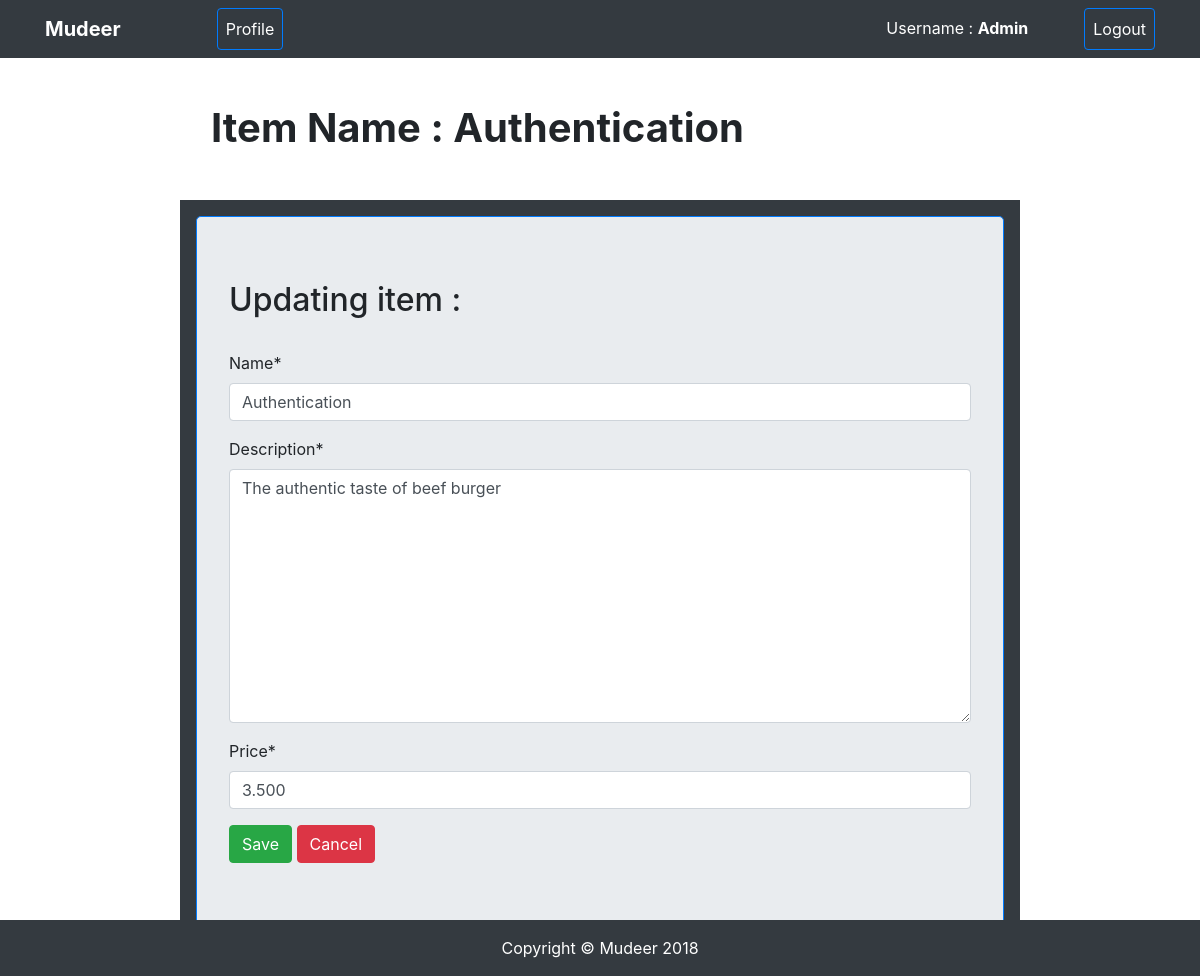
Page /update_item/91/ (signed in) on the committed database.
### POSsystem/models.py (models this page shows, shortened)
class Item(models.Model):
	category = models.ForeignKey(Category, on_delete=models.CASCADE)
	name = models.CharField(max_length=25)
	description = models.TextField()
	price = models.DecimalField(max_digits=5, decimal_places=3)

### POSsystem/views.py (the view, shortened to what this page needs)
# urls.py: path('update_item/<int:item_id>/', views.updateItem, name='update_item'),
def updateItem(request, item_id):
	item_obj = Item.objects.get(id=item_id)
	if not(request.user.is_staff or request.user==item_obj.category.restaurant.owner):
		raise Http404("You don't have permission")
	form = ItemForm(instance=item_obj)
	context = {
		"form": form,
		"item_obj": item_obj,
	}
	return render(request, 'update_item.html', context)

### POSsystem/forms.py
class ItemForm(forms.ModelForm):
	class Meta:
		model = Item
		fields = '__all__'
		exclude =['category']

### POSsystem/templates/update_item.html (shortened to what this page needs)
{% extends "base.html" %}
{% load crispy_forms_tags %}
{% block content %}
<div class="container">
	<div class="col-md-12">
		<h1 class="mt-5 ml-3"><strong>Item Name : {{item_obj.name}}</strong></h1>
	</div>
	<br>
	<div class="col-md-12 bg-dark mt-3 md-3 px-3 p-3">
		<form class="jumbotron border border-primary" action="{% url 'update_item' item_id=item_obj.id %}" method="POST">
			<h2> Updating item :</h2>
	<br>
		{{form|crispy}}
		<input type="submit" name="create" value="Save" class="btn btn-success">
		<input type='submit' name="cancel" value="Cancel" class="btn btn-danger">
	</form>
</div>
</div>
{% endblock content %}

### POSsystem/templates/base.html (shortened to what this page needs)
<!DOCTYPE html>
<html lang="en">
{% load static %}
  <head>
    <link href="{% static 'vendor/bootstrap/css/bootstrap.min.css' %}" rel="stylesheet">
    <link href="{% static 'css/shop-homepage.css' %}" rel="stylesheet">
    <link rel="stylesheet" href="https://use.fontawesome.com/releases/v5.0.11/css/all.css">
  </head>
  <body>
    <nav class="navbar navbar-expand-lg navbar-dark bg-dark fixed-top ">
      <div class="container">
        <a class="navbar-brand mr-5" href="{% url 'welcome' %}"><strong>Mudeer</strong></a>
        <ul class="navbar-nav ml-5 ">
            <li class="nav-item active">
              <a class="nav-link btn btn-outline-primary" href="{% url 'profile_page' %}">Profile
              </a>
            </li>
          </ul>
        <div class="collapse navbar-collapse" id="navbarResponsive">
          <ul class="nav navbar-nav navbar-right ml-auto">
          {% if not user.is_authenticated %}
            <li class="nav-item">
              <a class="nav-link btn btn-outline-primary text-white" href="{% url 'register' %}">Register</a>
            </li>
            <li class="nav-item">
              <a class="nav-link btn btn-outline-primary text-white ml-3" href="{% url 'login' %}">Login</a>
            </li>
            {% else %}
            <li class="nav-item mr-5">
              <a class="nav-link text-white ml-5">Username : <strong>{{user.username}}</strong> </a>
            </li>
            <li class="nav-item">
              <a class="nav-link btn btn-outline-primary text-white" href="{% url 'logout' %}">Logout</a>
            </li>
          </ul>
          {% endif %}
        </div>
      </div>
    </nav>
    <div class="container col-md-9" >
    {% block content %}
    {% endblock content %}
    </div>
    <div class="row">
    <footer class="mt-5 bg-dark col-md-12 col-sm-12 sticky-bottom" >
      <div class="container">
        <p class="text-center text-white mt-3">Copyright &copy; Mudeer 2018</p>
      </div>
    </footer>
    </div>
  </body>
</html>

### POSsystem/static/css/shop-homepage.css (style rules this page uses)
body { padding-top: 54px; }
@media (min-width: 992px) { body { padding-top: 56px; } }
footer { position: fixed !important; left: 0 !important; bottom: 0 !important; width: 100% !important; }

### rows in the picture
Item: name "Authentication", description "The authentic taste of beef burger", price "3.500"

### other values in the picture
{{ user.username }} "Admin"
